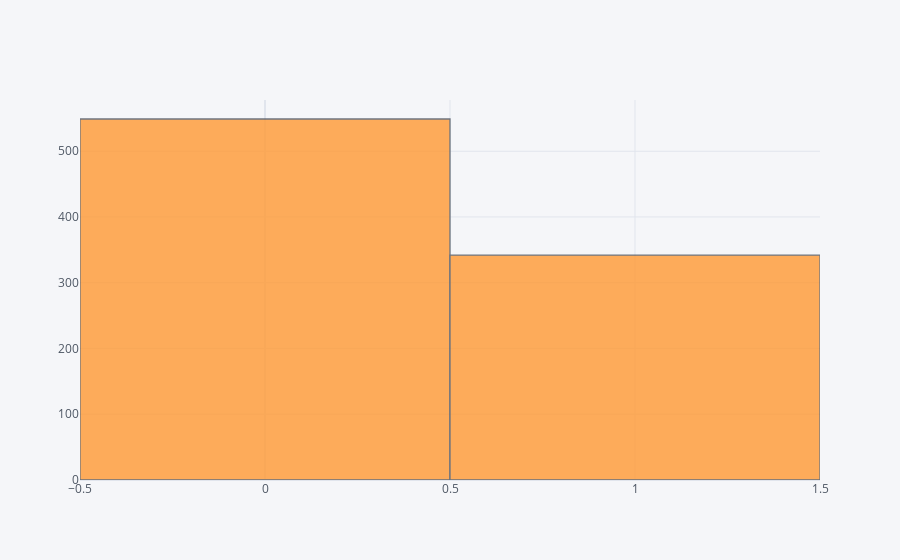

Source (notebook cell):
### Code cell
train['Survived'].iplot(kind='hist')

### Figure 1 — Plotly figure (JSON) as saved in the notebook; plotly's stock layout.template omitted (floating-point values rounded to 4 significant figures; data arrays with more than 128 entries replaced by an {"elided": "..."} marker saying what was removed)
{"data": [{"histfunc": "count", "histnorm": "", "marker": {"color": "rgba(255, 153, 51, 1.0)", "line": {"color": "#4D5663", "width": 1.3}}, "name": "Survived", "opacity": 0.8, "orientation": "v", "type": "histogram", "x": {"elided": "891 int values"}}], "layout": {"barmode": "overlay", "legend": {"bgcolor": "#F5F6F9", "font": {"color": "#4D5663"}}, "paper_bgcolor": "#F5F6F9", "plot_bgcolor": "#F5F6F9", "title": {"font": {"color": "#4D5663"}}, "xaxis": {"gridcolor": "#E1E5ED", "showgrid": true, "tickfont": {"color": "#4D5663"}, "title": {"font": {"color": "#4D5663"}, "text": ""}, "zerolinecolor": "#E1E5ED"}, "yaxis": {"gridcolor": "#E1E5ED", "showgrid": true, "tickfont": {"color": "#4D5663"}, "title": {"font": {"color": "#4D5663"}, "text": ""}, "zerolinecolor": "#E1E5ED"}}}
